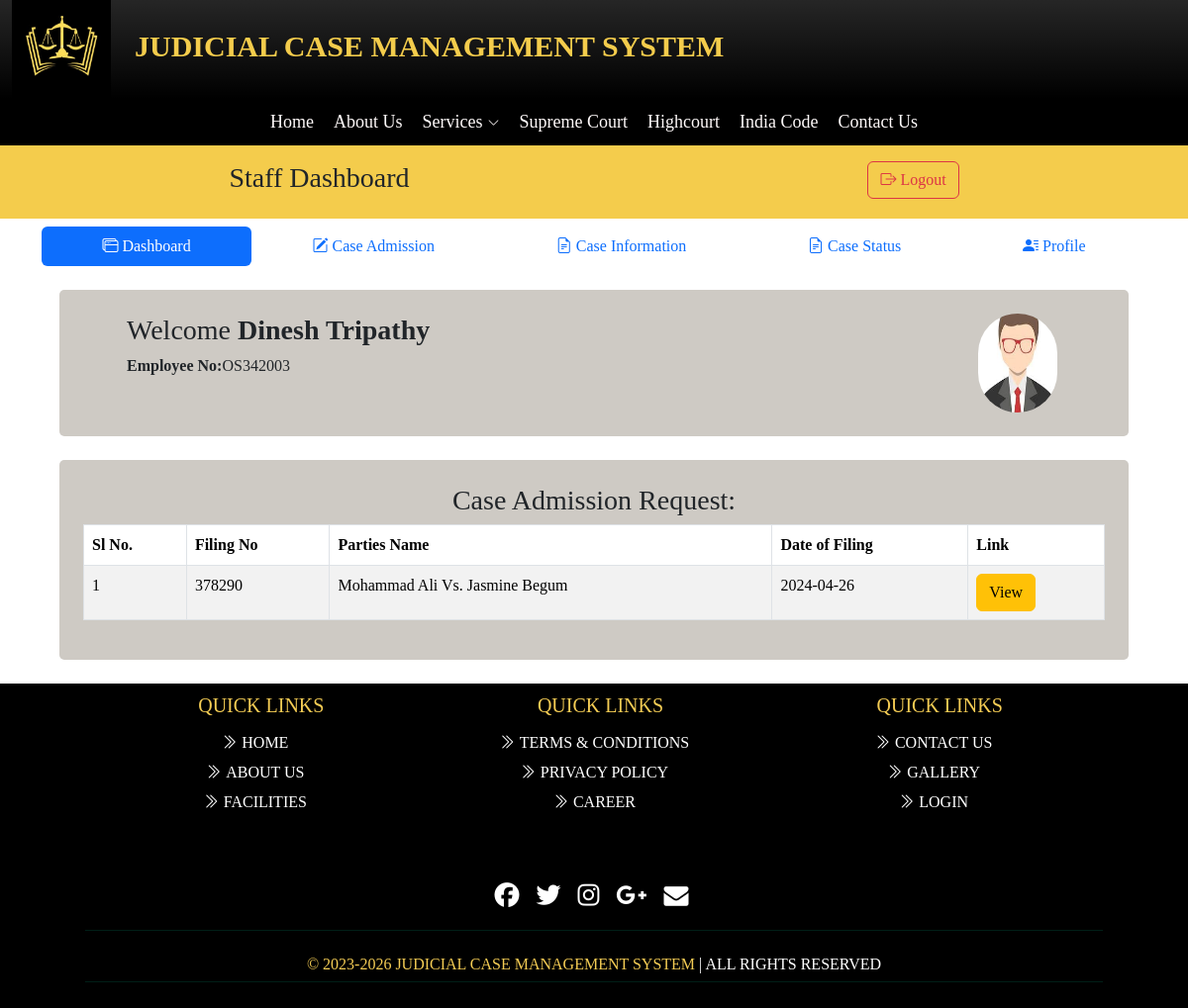
/Staff/dashboard.php (signed in), run on the app's committed database.
### tables this page shows
CREATE TABLE `staff_info` (
  `slno` int(11) NOT NULL,
  `s_regd` varchar(10) NOT NULL,
  `s_name` varchar(50) NOT NULL,
  `s_email` varchar(50) NOT NULL,
  `s_phn` bigint(12) NOT NULL,
  `s_pass` varchar(50) NOT NULL,
  `s_path` varchar(50) NOT NULL,
  `status` int(2) NOT NULL DEFAULT 1
);

CREATE TABLE `casefiling` (
  `slno` int(11) NOT NULL,
  `filingno` int(20) NOT NULL,
  `state` varchar(20) NOT NULL,
  `court` varchar(100) NOT NULL,
  `casetype` varchar(15) NOT NULL,
  `date` date NOT NULL,
  `pname` varchar(50) NOT NULL,
  `pgname` varchar(50) NOT NULL,
  `page` int(10) NOT NULL,
  `pgender` varchar(15) NOT NULL,
  `pnation` varchar(20) NOT NULL,
  `pcaste` varchar(10) NOT NULL,
  `pemail` varchar(50) NOT NULL,
  `pphn` bigint(10) NOT NULL,
  `padd` varchar(70) NOT NULL,
  `pcity` varchar(20) NOT NULL,
  `pstate` varchar(20) NOT NULL,
  `ppin` int(6) NOT NULL,
  `rname` varchar(50) NOT NULL,
  `rgname` varchar(50) NOT NULL,
  `rage` int(5) NOT NULL,
  `rgender` varchar(6) NOT NULL,
  `rnation` varchar(20) NOT NULL,
  `rcaste` varchar(25) NOT NULL,
  `radd` varchar(70) NOT NULL,
  `rcity` varchar(20) NOT NULL,
  `rstate` varchar(20) NOT NULL,
  `rpin` int(6) NOT NULL,
  `advno` varchar(30) NOT NULL,
  `advname` varchar(50) NOT NULL,
  `r_advname` varchar(50) DEFAULT NULL,
  `r_advno` varchar(10) DEFAULT NULL,
  `fact` text NOT NULL,
  `act` varchar(100) NOT NULL,
  `section` varchar(100) NOT NULL,
  `file` varchar(100) NOT NULL,
  `sts` varchar(11) NOT NULL,
  `judgement` text DEFAULT NULL,
  `verify` int(1) NOT NULL DEFAULT 0
);

### Staff/dashboard.php (the view, shortened to what this page needs)
<?php
include '../dbcon.php';
$is = $_SESSION['username'];
$sql = "select * from `staff_info` where  `s_email` = '$is' ";
$result = mysqli_query($con, $sql);
if (mysqli_num_rows($result) > 0) {
    while ($row = mysqli_fetch_array($result)) {
        $Name = $row['s_name'];
        $Regd = $row['s_regd'];
        $img = $row['s_path'];
    }
} else {
    echo "Unable to Show your Information";
}
?>
<!DOCTYPE html>
<html lang="en">
<head>
</head>
<body>
    <?php include 'head.php'; ?>
    <?php include 's_nav.php'; ?>
    <div class="container row boxtbl ">
        <div class="row">
            <div class="col-auto me-auto">
                <h3>Welcome <strong><?php echo $Name; ?></strong></h3>
                <h6 class="d-inline-flex"><strong>Employee No:</strong><?php echo $Regd; ?> </h6>
            </div>
            <div class="col-2"><img class="round" src="<?php echo $img; ?>" alt="logo" height="100" width="80"></div>
        </div>
    </div>
    <div class="container boxtbl">
        <h3 class="text-center">Case Admission Request:</h3>
        <table class="table table-striped table-hover table-bordered">
            <thead>
                <tr>
                    <th>Sl No.</th>
                    <th>Filing No</th>
                    <th>Parties Name</th>
                    <th>Date of Filing</th>
                    <th>Link</th>
                </tr>
            </thead>
            <tbody>
                <?php
                $sql = "SELECT * FROM `casefiling` WHERE `verify` = '0'";
                $query = mysqli_query($con, $sql);
                $slno = 1;
                while ($num = mysqli_fetch_array($query)) {
                    $parties = $num['pname'] . ' Vs. ' . $num['rname'];
                    echo '<tr>
                    <td>' . $slno . '</td>
                    <td>' . $num['filingno'] . '</td>
                    <td>' . $parties . '</td>
                    <td>' . $num['date'] . '</td>
                    <td><a href="admission.php?fno=' . $num['filingno'] . '" class="btn btn-warning">View</a></td>
                </tr>';
                    $slno = $slno + 1;
                }
                ?>
            </tbody>
        </table>
    </div>
    <?php include 'foot.php'; ?>
</body>
</html>

### assets/css/nav.css (style rules this page uses)
body { font-family: Georgia, 'Cambria'; }
.boxtbl { padding: 2%; margin: 2% auto; width: 60%; background: rgb(206, 202, 196) !important; border-radius: 5px; }
*, *::before, *::after { box-sizing: border-box; }
.row { --bs-gutter-x: -5.5rem; }

### Staff/dashboard.php (style rules this page uses)
.round { border-radius: 70px; }

### Staff/head.php (style rules this page uses)
.boxtbl { padding: 2%; margin: 2% auto; width: 90%; background: rgb(206, 202, 196) !important; border-radius: 5px; }

### data on the page
staff_info: s_name "Dinesh Tripathy", s_regd "OS342003", s_path (picture)
casefiling: filingno "378290", parties "Mohammad Ali Vs. Jasmine Begum", date "2024-04-26"
